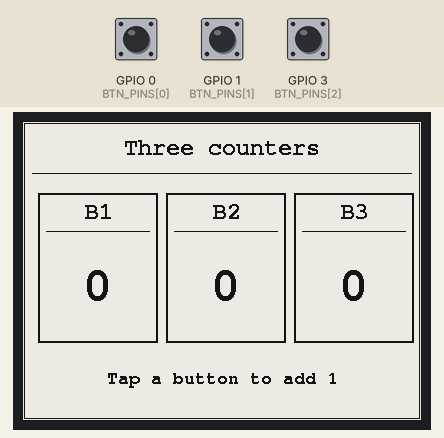
Recording of a sketch running on a simulated ESP32-C3. On the bench: 400×300 one-colour display. Inputs (shaded band) come from the test bench; at power-on: GPIO 0 (BTN_PINS[0]) LOW, GPIO 1 (BTN_PINS[1]) LOW, GPIO 3 (BTN_PINS[2]) LOW. What the sketch prints to the serial monitor is not drawn.

Above: at 6.7 s.
6.8 s: GPIO 0 (BTN_PINS[0]) pulled HIGH for 0.15 s
At 9.2 s:
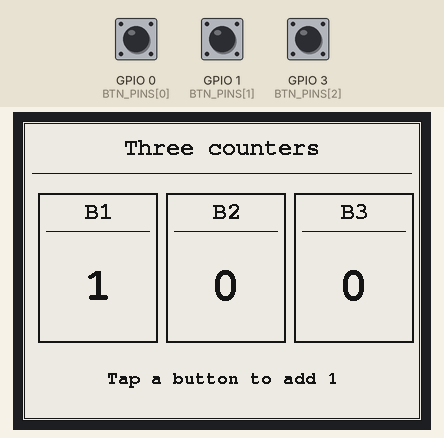
9.5 s: GPIO 1 (BTN_PINS[1]) pulled HIGH for 0.15 s
At 11.4 s:
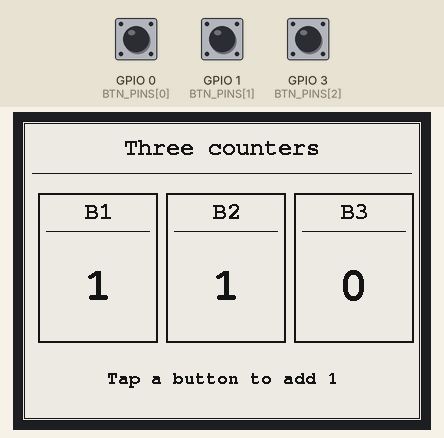
12.2 s: GPIO 3 (BTN_PINS[2]) pulled HIGH for 0.15 s
At 14.6 s:
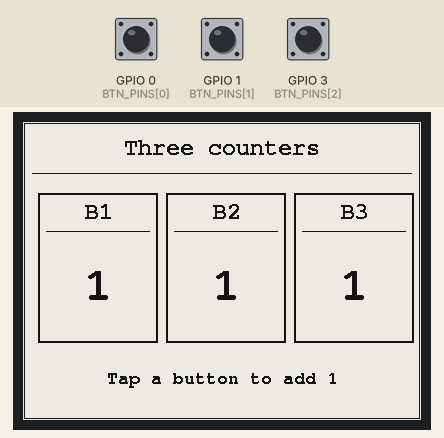
14.9 s: GPIO 0 (BTN_PINS[0]) pulled HIGH for 1 s
At 16.7 s:
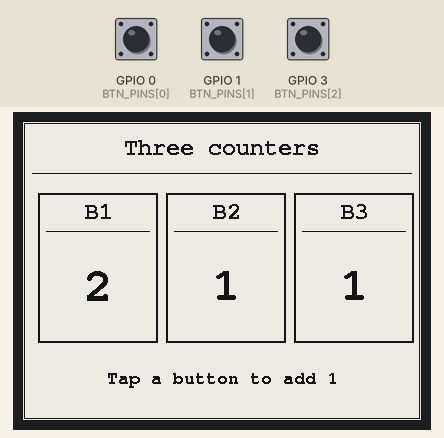
17.6 s: GPIO 1 (BTN_PINS[1]) pulled HIGH for 1 s
At 20.0 s:
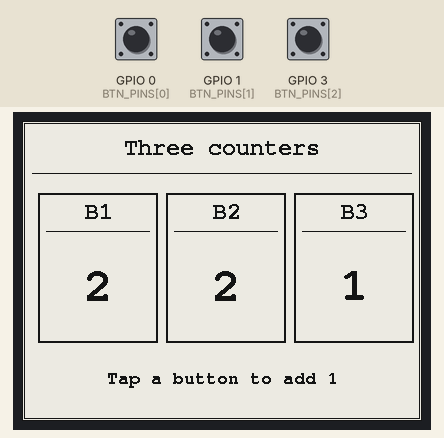
20.3 s: GPIO 3 (BTN_PINS[2]) pulled HIGH for 1 s
At 22.0 s:
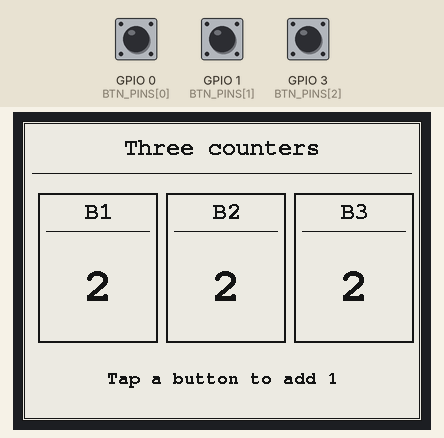
Timing chart, 0 to 23.5 s (numbered marks = the images above; inputs shaded):
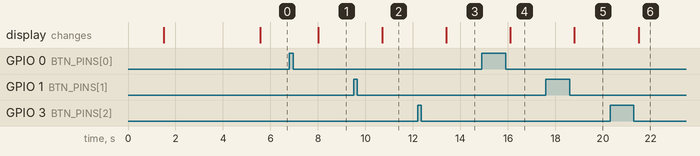

The sketch:

03_three_counters.ino
```cpp
// 03 - Three counters
// WeAct Studio 4.2" e-paper (400x300, black/white) + 3x TTP223 + ESP32-C3 SuperMini
//
// - Three boxes, each with a number.
// - Each touch adds 1 to its own box:
//     B1 (GPIO0) -> box 1,  B2 (GPIO1) -> box 2,  B3 (GPIO3) -> box 3
// - Only the box that changed is redrawn (partial refresh), so the others don't build up ghosting.
// - Every FULL_REFRESH_EVERY partial refreshes the whole screen gets a full refresh.
//
// Libraries: GxEPD2 (ZinggJM) + Adafruit GFX Library.
// Board: "ESP32C3 Dev Module", Tools > "USB CDC On Boot: Enabled".
// Wiring: see docs/wiring.md.

#include <SPI.h>
#include <GxEPD2_BW.h>
#include <Fonts/FreeMonoBold9pt7b.h>
#include <Fonts/FreeMonoBold12pt7b.h>
#include <Fonts/FreeMonoBold24pt7b.h>

// ---- Display pins ----
#define EPD_SCK   6   // SCL
#define EPD_MOSI  7   // SDA
#define EPD_CS    10  // CS
#define EPD_DC    4   // D/C
#define EPD_RST   5   // RES
#define EPD_BUSY  20  // BUSY

// ---- TTP223 pins (module I/O pin) ----
const uint8_t BTN_PINS[3] = {0, 1, 3};

// TTP223 modules ship active-high (jumper A open): HIGH while touched.
// If a module has jumper A bridged (LOW while touched), set this to false.
const bool TOUCH_ACTIVE_HIGH = true;

// ---- Settings ----
const int      FULL_REFRESH_EVERY = 15;   // full refresh every N partial refreshes
const uint32_t DEBOUNCE_MS        = 150;  // ignore bounces of the same button closer than this

GxEPD2_BW<GxEPD2_420_GDEY042T81, GxEPD2_420_GDEY042T81::HEIGHT> display(
    GxEPD2_420_GDEY042T81(EPD_CS, EPD_DC, EPD_RST, EPD_BUSY));

// ---- Box geometry (x and width are multiples of 8 for partial refresh) ----
const int16_t BOX_Y = 72;
const int16_t BOX_W = 120;
const int16_t BOX_H = 150;
const int16_t BOX_X[3] = {16, 144, 272};

// ---- State ----
uint32_t counters[3] = {0, 0, 0};
int partialsSinceFull = 0;

// ---- Buttons via interrupts ----
// Each touch adds 1 to "pending", so no touch is lost while the screen is refreshing.
portMUX_TYPE btnMux = portMUX_INITIALIZER_UNLOCKED;
volatile uint16_t pending[3]   = {0, 0, 0};
volatile uint32_t lastIsrMs[3] = {0, 0, 0};

void IRAM_ATTR registerTap(int i) {
  uint32_t now = millis();
  portENTER_CRITICAL_ISR(&btnMux);
  if (now - lastIsrMs[i] > DEBOUNCE_MS) {
    lastIsrMs[i] = now;
    pending[i]++;
  }
  portEXIT_CRITICAL_ISR(&btnMux);
}
void IRAM_ATTR onBtn1() { registerTap(0); }
void IRAM_ATTR onBtn2() { registerTap(1); }
void IRAM_ATTR onBtn3() { registerTap(2); }

uint16_t takePending(int i) {
  portENTER_CRITICAL(&btnMux);
  uint16_t n = pending[i];
  pending[i] = 0;
  portEXIT_CRITICAL(&btnMux);
  return n;
}

// ---- Drawing ----
void printCentered(const char* text, int16_t boxX, int16_t boxY, int16_t boxW, int16_t boxH) {
  int16_t tbx, tby;
  uint16_t tbw, tbh;
  display.getTextBounds(text, 0, 0, &tbx, &tby, &tbw, &tbh);
  display.setCursor(boxX + (boxW - tbw) / 2 - tbx, boxY + (boxH - tbh) / 2 - tby);
  display.print(text);
}

// Draws one whole box: frame, label and number
void drawBox(int i) {
  int16_t x = BOX_X[i];

  display.fillRect(x, BOX_Y, BOX_W, BOX_H, GxEPD_WHITE);
  display.drawRect(x, BOX_Y, BOX_W, BOX_H, GxEPD_BLACK);
  display.drawRect(x + 1, BOX_Y + 1, BOX_W - 2, BOX_H - 2, GxEPD_BLACK);

  // "B1", "B2", "B3" label at the top, with a line under it
  char label[4];
  snprintf(label, sizeof(label), "B%d", i + 1);
  display.setFont(&FreeMonoBold12pt7b);
  printCentered(label, x, BOX_Y + 4, BOX_W, 30);
  display.drawFastHLine(x + 8, BOX_Y + 38, BOX_W - 16, GxEPD_BLACK);

  // Number: large font up to 3 digits, smaller after that
  char num[12];
  snprintf(num, sizeof(num), "%lu", (unsigned long)counters[i]);
  display.setFont(strlen(num) <= 3 ? &FreeMonoBold24pt7b : &FreeMonoBold12pt7b);
  printCentered(num, x, BOX_Y + 40, BOX_W, BOX_H - 44);
}

void drawWholeScreen() {
  display.fillScreen(GxEPD_WHITE);
  display.setTextColor(GxEPD_BLACK);

  // Outer frame
  display.drawRect(0, 0, display.width(), display.height(), GxEPD_BLACK);
  display.drawRect(2, 2, display.width() - 4, display.height() - 4, GxEPD_BLACK);

  // Title
  display.setFont(&FreeMonoBold12pt7b);
  printCentered("Three counters", 0, 12, display.width(), 30);
  display.drawFastHLine(10, 52, display.width() - 20, GxEPD_BLACK);

  for (int i = 0; i < 3; i++) drawBox(i);

  // Legend
  display.setFont(&FreeMonoBold9pt7b);
  printCentered("Tap a button to add 1", 0, 240, display.width(), 40);
}

// Full refresh of the whole screen (flickers, leaves everything clean)
void fullRefresh() {
  uint32_t t0 = millis();
  display.setFullWindow();
  display.firstPage();
  do {
    drawWholeScreen();
  } while (display.nextPage());
  partialsSinceFull = 0;
  Serial.printf("FULL refresh: %lu ms\n", (unsigned long)(millis() - t0));
}

// Partial refresh of a single box (fast)
void refreshBox(int i) {
  uint32_t t0 = millis();
  display.setPartialWindow(BOX_X[i], BOX_Y, BOX_W, BOX_H);
  display.firstPage();
  do {
    display.setTextColor(GxEPD_BLACK);
    drawBox(i);
  } while (display.nextPage());
  partialsSinceFull++;
  Serial.printf("Box %d -> %lu (partial: %lu ms)\n", i + 1,
                (unsigned long)counters[i], (unsigned long)(millis() - t0));
}

void setup() {
  Serial.begin(115200);
  delay(1500);  // give USB time to enumerate
  Serial.println("Starting three counters...");

  // Buttons. Don't touch the pads while powering up: the TTP223 calibrates at power-on.
  uint8_t mode = TOUCH_ACTIVE_HIGH ? INPUT_PULLDOWN : INPUT_PULLUP;
  int edge     = TOUCH_ACTIVE_HIGH ? RISING : FALLING;
  for (int i = 0; i < 3; i++) pinMode(BTN_PINS[i], mode);
  attachInterrupt(digitalPinToInterrupt(BTN_PINS[0]), onBtn1, edge);
  attachInterrupt(digitalPinToInterrupt(BTN_PINS[1]), onBtn2, edge);
  attachInterrupt(digitalPinToInterrupt(BTN_PINS[2]), onBtn3, edge);

  // Display
  SPI.begin(EPD_SCK, -1, EPD_MOSI, EPD_CS);
  display.init(115200, true, 2, false);  // 115200 prints the library's timings to the Serial Monitor
  display.setRotation(0);

  fullRefresh();
}

void loop() {
  bool changed[3] = {false, false, false};

  for (int i = 0; i < 3; i++) {
    uint16_t taps = takePending(i);
    if (taps > 0) {
      counters[i] += taps;  // several touches during one refresh all count
      changed[i] = true;
    }
  }

  if (!changed[0] && !changed[1] && !changed[2]) return;

  if (partialsSinceFull >= FULL_REFRESH_EVERY) {
    fullRefresh();  // draws all three boxes, already updated
  } else {
    for (int i = 0; i < 3; i++) {
      if (changed[i]) refreshBox(i);
    }
  }
}

// If the screen does not respond, try another driver class in the "GxEPD2_BW<...>" line
// (both places): GxEPD2_420_GDEY042T81 (SSD1683, most WeAct modules), GxEPD2_420 (UC8176)
// or GxEPD2_420_M01.
```

Measured:
- after the input at 6.8 s, the display: changes after 1.2 s (image 1)
- after the input at 9.5 s, the display: changes after 1.2 s (image 2)
- after the input at 12.2 s, the display: changes after 1.2 s (image 3)
- after the input at 14.9 s, the display: changes after 1.2 s (image 4)
- after the input at 17.6 s, the display: changes after 1.2 s (image 5)
- after the input at 20.3 s, the display: changes after 1.2 s (image 6)
